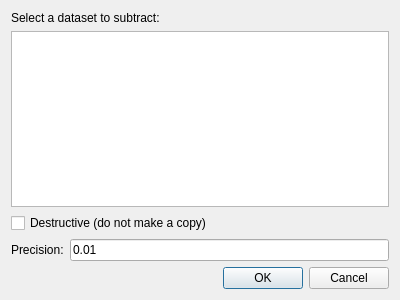
<?xml version="1.0" encoding="UTF-8"?>
<ui version="4.0">
 <class>Dialog</class>
 <widget class="QDialog" name="Dialog">
  <property name="geometry">
   <rect>
    <x>0</x>
    <y>0</y>
    <width>400</width>
    <height>300</height>
   </rect>
  </property>
  <property name="windowTitle">
   <string>Subtract</string>
  </property>
  <layout class="QVBoxLayout" name="verticalLayout">
   <item>
    <widget class="QLabel" name="titleLbl">
     <property name="text">
      <string>Select a dataset to subtract:</string>
     </property>
    </widget>
   </item>
   <item>
    <widget class="QListWidget" name="setList"/>
   </item>
   <item>
    <widget class="QCheckBox" name="destructBox">
     <property name="text">
      <string>Destructive (do not make a copy)</string>
     </property>
    </widget>
   </item>
   <item>
    <layout class="QHBoxLayout" name="horizontalLayout">
     <item>
      <widget class="QLabel" name="label">
       <property name="text">
        <string>Precision:</string>
       </property>
      </widget>
     </item>
     <item>
      <widget class="QLineEdit" name="precisionEdit">
       <property name="text">
        <string>0.01</string>
       </property>
      </widget>
     </item>
    </layout>
   </item>
   <item>
    <widget class="QDialogButtonBox" name="buttonBox">
     <property name="orientation">
      <enum>Qt::Horizontal</enum>
     </property>
     <property name="standardButtons">
      <set>QDialogButtonBox::Cancel|QDialogButtonBox::Ok</set>
     </property>
    </widget>
   </item>
  </layout>
 </widget>
 <tabstops>
  <tabstop>setList</tabstop>
  <tabstop>destructBox</tabstop>
  <tabstop>precisionEdit</tabstop>
  <tabstop>buttonBox</tabstop>
 </tabstops>
 <resources/>
 <connections>
  <connection>
   <sender>buttonBox</sender>
   <signal>accepted()</signal>
   <receiver>Dialog</receiver>
   <slot>accept()</slot>
   <hints>
    <hint type="sourcelabel">
     <x>248</x>
     <y>254</y>
    </hint>
    <hint type="destinationlabel">
     <x>157</x>
     <y>274</y>
    </hint>
   </hints>
  </connection>
  <connection>
   <sender>buttonBox</sender>
   <signal>rejected()</signal>
   <receiver>Dialog</receiver>
   <slot>reject()</slot>
   <hints>
    <hint type="sourcelabel">
     <x>316</x>
     <y>260</y>
    </hint>
    <hint type="destinationlabel">
     <x>286</x>
     <y>274</y>
    </hint>
   </hints>
  </connection>
 </connections>
</ui>
